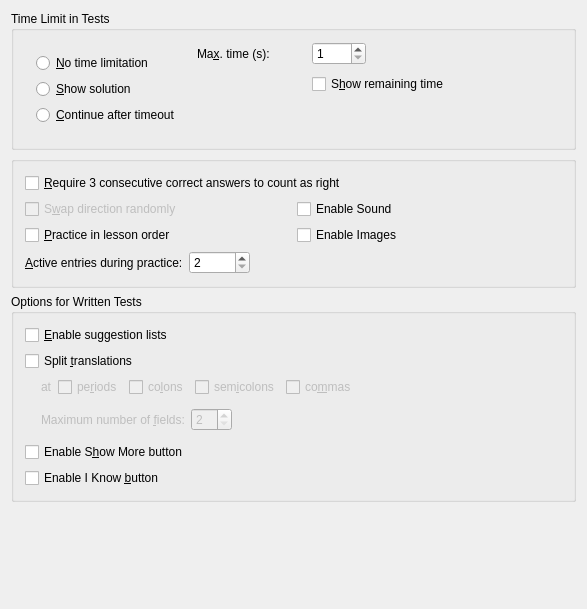
<ui version="4.0" >
 <class>AdvancedPracticeOptions</class>
 <widget class="QWidget" name="AdvancedPracticeOptions" >
  <property name="geometry" >
   <rect>
    <x>0</x>
    <y>0</y>
    <width>587</width>
    <height>609</height>
   </rect>
  </property>
  <layout class="QVBoxLayout" >
   <item>
    <widget class="QGroupBox" name="QueryTimeout" >
     <property name="toolTip" >
      <string>If a time limit is set, an answer has to be given in the set time, when practicing.</string>
     </property>
     <property name="title" >
      <string>Time Limit in Tests</string>
     </property>
     <layout class="QHBoxLayout" >
      <item>
       <widget class="KButtonGroup" name="kcfg_QueryTimeout" >
        <property name="styleSheet" >
         <string>QGroupBox { border-width: 0; border-style: none; }</string>
        </property>
        <property name="title" >
         <string/>
        </property>
        <layout class="QVBoxLayout" >
         <item>
          <widget class="QRadioButton" name="NoTimeoutRadio" >
           <property name="toolTip" >
            <string>Check this if you do not want any time limitation per query.</string>
           </property>
           <property name="whatsThis" >
            <string>When this is checked, there is no time limitation for each query</string>
           </property>
           <property name="text" >
            <string>&amp;No time limitation</string>
           </property>
          </widget>
         </item>
         <item>
          <widget class="QRadioButton" name="ShowSolutionRadio" >
           <property name="text" >
            <string>&amp;Show solution</string>
           </property>
          </widget>
         </item>
         <item>
          <widget class="QRadioButton" name="ContinueRadio" >
           <property name="text" >
            <string>&amp;Continue after timeout</string>
           </property>
          </widget>
         </item>
        </layout>
       </widget>
      </item>
      <item>
       <layout class="QVBoxLayout" >
        <item>
         <layout class="QGridLayout" >
          <item row="0" column="0" >
           <widget class="QLabel" name="label_mqtime" >
            <property name="text" >
             <string>Ma&amp;x. time (s):</string>
            </property>
            <property name="buddy" >
             <cstring>kcfg_MaxTimePer</cstring>
            </property>
           </widget>
          </item>
          <item row="0" column="1" >
           <layout class="QHBoxLayout" >
            <item>
             <widget class="KIntSpinBox" name="kcfg_MaxTimePer" >
              <property name="toolTip" >
               <string>Set the maximum time allowed per answer.</string>
              </property>
              <property name="whatsThis" >
               <string>Set here the maximum time you want to allow per answer.</string>
              </property>
              <property name="minimum" >
               <number>1</number>
              </property>
              <property name="maximum" >
               <number>6000</number>
              </property>
             </widget>
            </item>
            <item>
             <spacer>
              <property name="orientation" >
               <enum>Qt::Horizontal</enum>
              </property>
              <property name="sizeHint" >
               <size>
                <width>40</width>
                <height>20</height>
               </size>
              </property>
             </spacer>
            </item>
           </layout>
          </item>
          <item row="1" column="0" >
           <spacer>
            <property name="orientation" >
             <enum>Qt::Horizontal</enum>
            </property>
            <property name="sizeType" >
             <enum>QSizePolicy::Minimum</enum>
            </property>
            <property name="sizeHint" >
             <size>
              <width>109</width>
              <height>26</height>
             </size>
            </property>
           </spacer>
          </item>
          <item row="1" column="1" >
           <widget class="QCheckBox" name="kcfg_ShowCounter" >
            <property name="sizePolicy" >
             <sizepolicy vsizetype="Fixed" hsizetype="MinimumExpanding" >
              <horstretch>0</horstretch>
              <verstretch>0</verstretch>
             </sizepolicy>
            </property>
            <property name="toolTip" >
             <string>If checked, activate a progress bar to show the remaining time.</string>
            </property>
            <property name="whatsThis" >
             <string>Check this button if you want to activate a progress bar to show the remaining time for each query.</string>
            </property>
            <property name="text" >
             <string>S&amp;how remaining time</string>
            </property>
           </widget>
          </item>
         </layout>
        </item>
        <item>
         <spacer>
          <property name="orientation" >
           <enum>Qt::Vertical</enum>
          </property>
          <property name="sizeType" >
           <enum>QSizePolicy::Expanding</enum>
          </property>
          <property name="sizeHint" >
           <size>
            <width>200</width>
            <height>16</height>
           </size>
          </property>
         </spacer>
        </item>
       </layout>
      </item>
     </layout>
    </widget>
   </item>
   <item>
    <widget class="QGroupBox" name="groupBox" >
     <property name="title" >
      <string/>
     </property>
     <layout class="QVBoxLayout" >
      <item>
       <widget class="QCheckBox" name="kcfg_AltLearn" >
        <property name="toolTip" >
         <string>By checking this, you will use the Leitner method of learning which requires you to answer correctly to each question 3 times in a row. </string>
        </property>
        <property name="whatsThis" >
         <string>By checking this, you will use the Leitner method of learning which requires you to answer correctly to each question 3 times in a row. </string>
        </property>
        <property name="text" >
         <string>&amp;Require 3 consecutive correct answers to count as right</string>
        </property>
       </widget>
      </item>
      <item>
       <layout class="QGridLayout" >
        <item row="0" column="0" >
         <widget class="QCheckBox" name="kcfg_SwapDirection" >
          <property name="enabled" >
           <bool>false</bool>
          </property>
          <property name="text" >
           <string>S&amp;wap direction randomly</string>
          </property>
         </widget>
        </item>
        <item row="0" column="1" >
         <widget class="QCheckBox" name="kcfg_PracticeSoundEnabled" >
          <property name="text" >
           <string>Enable Sound</string>
          </property>
         </widget>
        </item>
        <item row="1" column="0" >
         <widget class="QCheckBox" name="kcfg_TestOrderLesson" >
          <property name="toolTip" >
           <string>When practicing new words will be chosen loosely in lesson order if this is selected, otherwise at total random.</string>
          </property>
          <property name="text" >
           <string>&amp;Practice in lesson order</string>
          </property>
         </widget>
        </item>
        <item row="1" column="1" >
         <widget class="QCheckBox" name="kcfg_PracticeImagesEnabled" >
          <property name="text" >
           <string>Enable Images</string>
          </property>
         </widget>
        </item>
       </layout>
      </item>
      <item>
       <layout class="QHBoxLayout" >
        <item>
         <widget class="QLabel" name="label" >
          <property name="text" >
           <string>&amp;Active entries during practice:</string>
          </property>
          <property name="buddy" >
           <cstring>kcfg_TestNumberOfEntries</cstring>
          </property>
         </widget>
        </item>
        <item>
         <widget class="KIntSpinBox" name="kcfg_TestNumberOfEntries" >
          <property name="suffix" >
           <string/>
          </property>
          <property name="prefix" >
           <string/>
          </property>
          <property name="minimum" >
           <number>2</number>
          </property>
          <property name="maximum" >
           <number>10000</number>
          </property>
         </widget>
        </item>
        <item>
         <spacer>
          <property name="orientation" >
           <enum>Qt::Horizontal</enum>
          </property>
          <property name="sizeHint" >
           <size>
            <width>40</width>
            <height>20</height>
           </size>
          </property>
         </spacer>
        </item>
       </layout>
      </item>
     </layout>
    </widget>
   </item>
   <item>
    <widget class="QGroupBox" name="unnamed" >
     <property name="title" >
      <string>Options for Written Tests</string>
     </property>
     <layout class="QVBoxLayout" >
      <item>
       <widget class="QCheckBox" name="kcfg_Suggestions" >
        <property name="enabled" >
         <bool>true</bool>
        </property>
        <property name="toolTip" >
         <string>If checked, pressing F5 or F6 will display a list of suggestions</string>
        </property>
        <property name="whatsThis" >
         <string>When this options is enabled, you can enter part of an answer, then press F5 or F6 to get a list of translations starting with or containing the text you typed.</string>
        </property>
        <property name="text" >
         <string>&amp;Enable suggestion lists</string>
        </property>
       </widget>
      </item>
      <item>
       <widget class="QCheckBox" name="kcfg_Split" >
        <property name="enabled" >
         <bool>true</bool>
        </property>
        <property name="toolTip" >
         <string>Split translations and show multiple answer fields</string>
        </property>
        <property name="whatsThis" >
         <string>When this options is enabled, the program will split translations into several parts, show multiple answer fields, and you will need to answer each one of them. This is useful for example when a word has several meanings that have different translations in the other language.</string>
        </property>
        <property name="text" >
         <string>Split &amp;translations</string>
        </property>
       </widget>
      </item>
      <item>
       <layout class="QHBoxLayout" >
        <item>
         <spacer>
          <property name="orientation" >
           <enum>Qt::Horizontal</enum>
          </property>
          <property name="sizeType" >
           <enum>QSizePolicy::Minimum</enum>
          </property>
          <property name="sizeHint" >
           <size>
            <width>16</width>
            <height>48</height>
           </size>
          </property>
         </spacer>
        </item>
        <item>
         <layout class="QVBoxLayout" >
          <item>
           <layout class="QHBoxLayout" >
            <item>
             <widget class="QLabel" name="label_at" >
              <property name="enabled" >
               <bool>false</bool>
              </property>
              <property name="sizePolicy" >
               <sizepolicy vsizetype="Preferred" hsizetype="Minimum" >
                <horstretch>0</horstretch>
                <verstretch>0</verstretch>
               </sizepolicy>
              </property>
              <property name="text" >
               <string>at</string>
              </property>
             </widget>
            </item>
            <item>
             <widget class="QCheckBox" name="kcfg_Periods" >
              <property name="enabled" >
               <bool>false</bool>
              </property>
              <property name="toolTip" >
               <string>Split translations at periods</string>
              </property>
              <property name="whatsThis" >
               <string>When this options is enabled, translations will be split at periods if they have any (except any trailing periods that will be removed).</string>
              </property>
              <property name="text" >
               <string>pe&amp;riods</string>
              </property>
             </widget>
            </item>
            <item>
             <widget class="QCheckBox" name="kcfg_Colons" >
              <property name="enabled" >
               <bool>false</bool>
              </property>
              <property name="toolTip" >
               <string>Split translations at colons</string>
              </property>
              <property name="whatsThis" >
               <string>When this options is enabled, translations that have not been split at periods will be split at colons if they have any.</string>
              </property>
              <property name="text" >
               <string>co&amp;lons</string>
              </property>
             </widget>
            </item>
            <item>
             <widget class="QCheckBox" name="kcfg_Semicolons" >
              <property name="enabled" >
               <bool>false</bool>
              </property>
              <property name="toolTip" >
               <string>Split translations at semicolons</string>
              </property>
              <property name="whatsThis" >
               <string>When this options is enabled, translations that have not been split at periods or colons will be split at semicolons if they have any.</string>
              </property>
              <property name="text" >
               <string>sem&amp;icolons</string>
              </property>
             </widget>
            </item>
            <item>
             <widget class="QCheckBox" name="kcfg_Commas" >
              <property name="enabled" >
               <bool>false</bool>
              </property>
              <property name="sizePolicy" >
               <sizepolicy vsizetype="Fixed" hsizetype="MinimumExpanding" >
                <horstretch>0</horstretch>
                <verstretch>0</verstretch>
               </sizepolicy>
              </property>
              <property name="toolTip" >
               <string>Split translations at commas</string>
              </property>
              <property name="whatsThis" >
               <string>When this options is enabled, translations that have not been split at periods, colons or semicolons will be split at commas if they have any.</string>
              </property>
              <property name="text" >
               <string>co&amp;mmas</string>
              </property>
             </widget>
            </item>
           </layout>
          </item>
          <item>
           <layout class="QHBoxLayout" >
            <item>
             <widget class="QLabel" name="label_split_max_fields" >
              <property name="enabled" >
               <bool>false</bool>
              </property>
              <property name="toolTip" >
               <string>Maximum number of fields to split translations into</string>
              </property>
              <property name="whatsThis" >
               <string>Enter the maximum number of answer fields you want to have. When splitting translations, the program will only split into this many parts, and the last part will contain the rest of the translation.</string>
              </property>
              <property name="text" >
               <string>Maximum number of &amp;fields:</string>
              </property>
              <property name="buddy" >
               <cstring>kcfg_Fields</cstring>
              </property>
             </widget>
            </item>
            <item>
             <widget class="KIntSpinBox" name="kcfg_Fields" >
              <property name="enabled" >
               <bool>false</bool>
              </property>
              <property name="toolTip" >
               <string>Maximum number of fields to split translations into</string>
              </property>
              <property name="whatsThis" >
               <string>Enter the maximum number of answer fields you want to have. When splitting translations, the program will only split into this many parts, and the last part will contain the rest of the translation.</string>
              </property>
              <property name="minimum" >
               <number>2</number>
              </property>
              <property name="maximum" >
               <number>10</number>
              </property>
             </widget>
            </item>
            <item>
             <spacer>
              <property name="orientation" >
               <enum>Qt::Horizontal</enum>
              </property>
              <property name="sizeType" >
               <enum>QSizePolicy::Expanding</enum>
              </property>
              <property name="sizeHint" >
               <size>
                <width>101</width>
                <height>33</height>
               </size>
              </property>
             </spacer>
            </item>
           </layout>
          </item>
         </layout>
        </item>
       </layout>
      </item>
      <item>
       <widget class="QCheckBox" name="kcfg_ShowMore" >
        <property name="enabled" >
         <bool>true</bool>
        </property>
        <property name="toolTip" >
         <string>Enable the Show More button on the Random Query screen</string>
        </property>
        <property name="whatsThis" >
         <string>When this is checked, you will be able to use a Show More button which allow you to get the next letter in your answer in the query. If this is unchecked, the Show More button will not be enabled, you will not be able to use it.</string>
        </property>
        <property name="text" >
         <string>Enable S&amp;how More button</string>
        </property>
       </widget>
      </item>
      <item>
       <widget class="QCheckBox" name="kcfg_IKnow" >
        <property name="enabled" >
         <bool>true</bool>
        </property>
        <property name="toolTip" >
         <string>Enable the I Know It button on the Random Query screen</string>
        </property>
        <property name="whatsThis" >
         <string>If this is checked, the I Know button will be available. It allows you to tell the query that you know the result without writing it or having it checked. This is available by default. If you uncheck this, the I Know button will not be available.</string>
        </property>
        <property name="text" >
         <string>Enable I Know &amp;button</string>
        </property>
       </widget>
      </item>
     </layout>
    </widget>
   </item>
   <item>
    <spacer>
     <property name="orientation" >
      <enum>Qt::Vertical</enum>
     </property>
     <property name="sizeType" >
      <enum>QSizePolicy::Expanding</enum>
     </property>
     <property name="sizeHint" >
      <size>
       <width>290</width>
       <height>20</height>
      </size>
     </property>
    </spacer>
   </item>
  </layout>
 </widget>
 <layoutdefault spacing="6" margin="11" />
 <pixmapfunction>qPixmapFromMimeSource</pixmapfunction>
 <customwidgets>
  <customwidget>
   <class>KButtonGroup</class>
   <extends>QGroupBox</extends>
   <header>kbuttongroup.h</header>
   <container>1</container>
  </customwidget>
  <customwidget>
   <class>KIntSpinBox</class>
   <extends>QSpinBox</extends>
   <header>knuminput.h</header>
  </customwidget>
 </customwidgets>
 <tabstops>
  <tabstop>kcfg_ShowCounter</tabstop>
  <tabstop>kcfg_SwapDirection</tabstop>
  <tabstop>kcfg_AltLearn</tabstop>
  <tabstop>kcfg_Suggestions</tabstop>
  <tabstop>kcfg_Split</tabstop>
  <tabstop>kcfg_Periods</tabstop>
  <tabstop>kcfg_Colons</tabstop>
  <tabstop>kcfg_Semicolons</tabstop>
  <tabstop>kcfg_Commas</tabstop>
  <tabstop>kcfg_ShowMore</tabstop>
  <tabstop>kcfg_IKnow</tabstop>
 </tabstops>
 <resources/>
 <connections/>
</ui>
